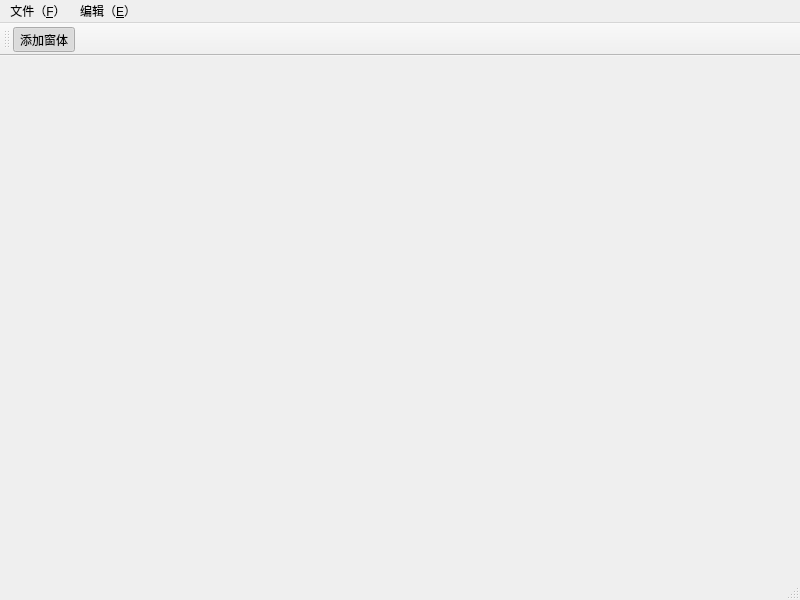
<?xml version="1.0" encoding="UTF-8"?>
<ui version="4.0">
 <class>MainWindow</class>
 <widget class="QMainWindow" name="MainWindow">
  <property name="geometry">
   <rect>
    <x>0</x>
    <y>0</y>
    <width>800</width>
    <height>600</height>
   </rect>
  </property>
  <property name="windowTitle">
   <string>MainWindow</string>
  </property>
  <widget class="QWidget" name="centralwidget">
   <widget class="QWidget" name="gridLayoutWidget">
    <property name="geometry">
     <rect>
      <x>-1</x>
      <y>-1</y>
      <width>751</width>
      <height>521</height>
     </rect>
    </property>
    <layout class="QGridLayout" name="MainGridLayout"/>
   </widget>
  </widget>
  <widget class="QMenuBar" name="menubar">
   <property name="geometry">
    <rect>
     <x>0</x>
     <y>0</y>
     <width>800</width>
     <height>21</height>
    </rect>
   </property>
   <widget class="QMenu" name="menu_F">
    <property name="title">
     <string>文件（&amp;F）</string>
    </property>
    <addaction name="fileOpenAction"/>
    <addaction name="fileCreateAction"/>
    <addaction name="fileCloseAction"/>
   </widget>
   <widget class="QMenu" name="menu_E">
    <property name="title">
     <string>编辑（&amp;E）</string>
    </property>
   </widget>
   <addaction name="menu_F"/>
   <addaction name="menu_E"/>
  </widget>
  <widget class="QStatusBar" name="statusbar"/>
  <widget class="QToolBar" name="toolBar">
   <property name="windowTitle">
    <string>toolBar</string>
   </property>
   <attribute name="toolBarArea">
    <enum>TopToolBarArea</enum>
   </attribute>
   <attribute name="toolBarBreak">
    <bool>false</bool>
   </attribute>
   <addaction name="addWinAction"/>
  </widget>
  <action name="fileOpenAction">
   <property name="text">
    <string>打开</string>
   </property>
   <property name="shortcut">
    <string>Ctrl+O</string>
   </property>
  </action>
  <action name="fileCreateAction">
   <property name="text">
    <string>新建</string>
   </property>
   <property name="shortcut">
    <string>Ctrl+N</string>
   </property>
  </action>
  <action name="fileCloseAction">
   <property name="text">
    <string>关闭</string>
   </property>
   <property name="shortcut">
    <string>Ctrl+C</string>
   </property>
  </action>
  <action name="addWinAction">
   <property name="checkable">
    <bool>true</bool>
   </property>
   <property name="checked">
    <bool>true</bool>
   </property>
   <property name="enabled">
    <bool>true</bool>
   </property>
   <property name="text">
    <string>添加窗体</string>
   </property>
  </action>
 </widget>
 <resources/>
 <connections/>
</ui>
